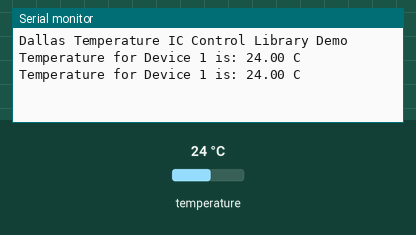
Simulated run of this sketch. Board: Arduino Uno, built with avr-gcc and run on an emulated ATmega328P. Shown: the last lines printed to the serial monitor. Inputs (shaded band) come from the test bench; at power-on: temperature 24 °C.

Above: at 3.3 s.
3.4 s: temperature set to 12 °C
At 5.1 s:
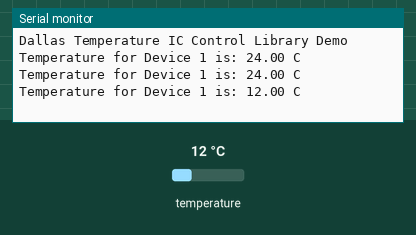
5.9 s: temperature set to 19 °C
At 6.4 s:
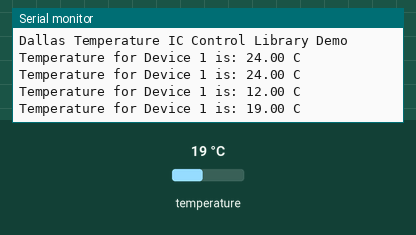
Timing chart, 0 to 8.9 s (numbered marks = the images above; inputs shaded):
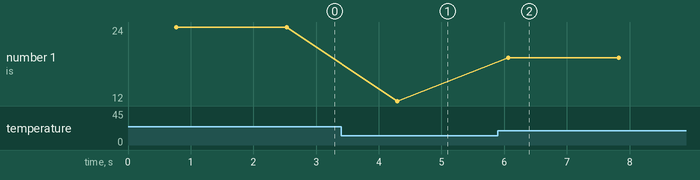

The sketch:

temperature_demo.ino
```cpp
#include <OneWire.h>
#include <DallasTemperature.h>

// Data wire is plugged into pin 2 on the Arduino
#define ONE_WIRE_BUS 2

// Setup a oneWire instance to communicate with any OneWire devices (not just Maxim/Dallas temperature ICs)
OneWire oneWire(ONE_WIRE_BUS);
// Pass our oneWire reference to Dallas Temperature.
DallasTemperature sensors(&oneWire);

void setup(void)
{
  // start serial port
  Serial.begin(9600);
  Serial.println("Dallas Temperature IC Control Library Demo");
  // Start up the library
  sensors.setResolution(12);
  sensors.begin(); // IC Default 9 bit. If you have troubles consider upping it 12. Ups the delay giving the IC more time to process the temperature measurement
}

void loop(void)
{
  // call sensors.requestTemperatures() to issue a global temperature
  // request to all devices on the bus
  sensors.requestTemperatures(); // Send the command to get temperatures

  Serial.print("Temperature for Device 1 is: ");
  Serial.print(sensors.getTempCByIndex(0)); // Why "byIndex"? You can have more than one IC on the same bus. 0 refers to the first IC on the wire
  Serial.print(" C\n");
  delay(1000);
}
```

Measured:
- after the input at 3.4 s, the serial monitor: prints a new line after 0.90 s (image 1)
- after the input at 5.9 s, the serial monitor: prints a new line after 0.16 s (image 2)
- plotted number 1: 24 → 12 after the input at 3.4 s, 12 → 19 after the input at 5.9 s
